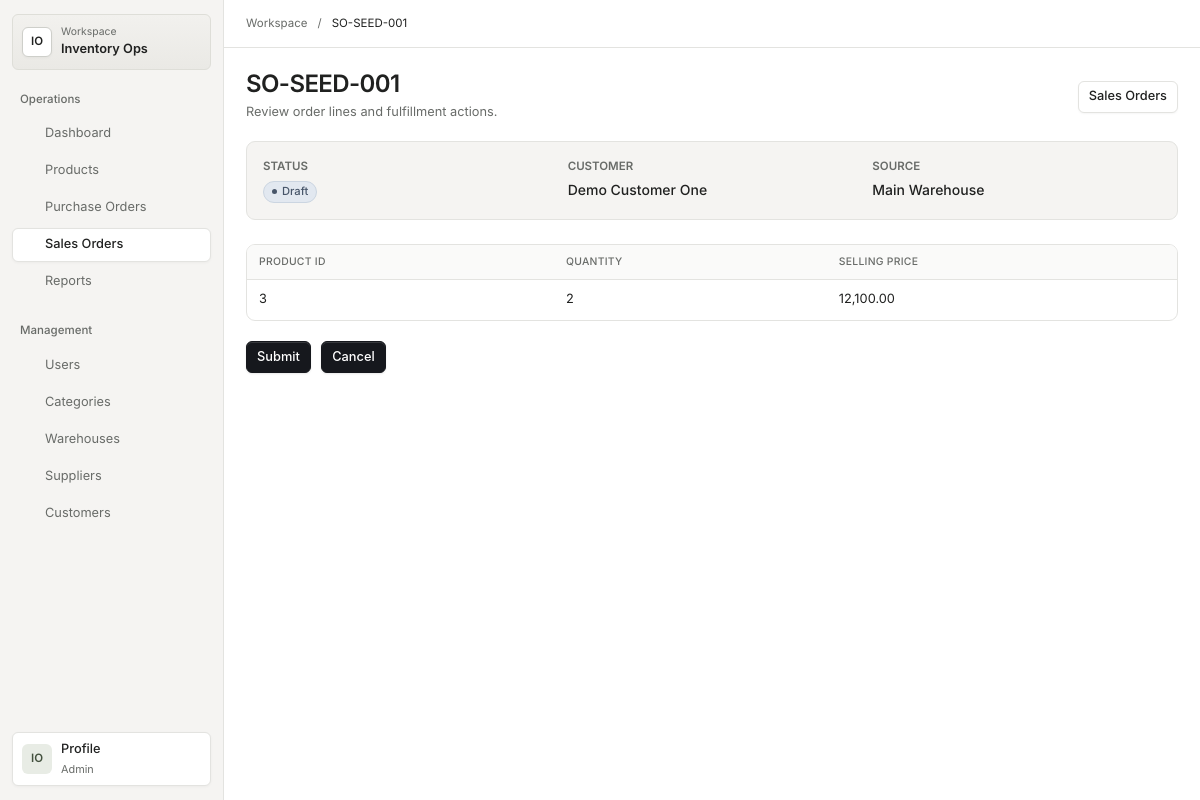
The page /sales-orders/show?id=1 (signed in) on the database its author committed.
### tables this page shows
CREATE TABLE IF NOT EXISTS sales_orders (
    id INT UNSIGNED AUTO_INCREMENT PRIMARY KEY,
    order_number VARCHAR(50) NOT NULL,
    customer_id INT UNSIGNED NOT NULL,
    source_warehouse_id INT UNSIGNED NOT NULL,
    status ENUM('Draft', 'PendingApproval', 'Approved', 'Fulfilled', 'Cancelled') NOT NULL DEFAULT 'Draft',
    order_date DATE NOT NULL,
    created_by INT UNSIGNED NOT NULL,
    approved_by INT UNSIGNED NULL,
    approved_at TIMESTAMP NULL,
    created_at TIMESTAMP NOT NULL DEFAULT CURRENT_TIMESTAMP,
    updated_at TIMESTAMP NOT NULL DEFAULT CURRENT_TIMESTAMP ON UPDATE CURRENT_TIMESTAMP,
    UNIQUE KEY uq_sales_orders_order_number (order_number),
    KEY idx_sales_orders_status_date (status, order_date),
    KEY idx_sales_orders_customer (customer_id),
    KEY idx_sales_orders_warehouse (source_warehouse_id),
    KEY idx_sales_orders_created_by (created_by),
    CONSTRAINT fk_sales_orders_customer FOREIGN KEY (customer_id) REFERENCES customers (id),
    CONSTRAINT fk_sales_orders_warehouse FOREIGN KEY (source_warehouse_id) REFERENCES warehouses (id),
    CONSTRAINT fk_sales_orders_created_by FOREIGN KEY (created_by) REFERENCES users (id),
    CONSTRAINT fk_sales_orders_approved_by FOREIGN KEY (approved_by) REFERENCES users (id)
);

CREATE TABLE IF NOT EXISTS customers (
    id INT UNSIGNED AUTO_INCREMENT PRIMARY KEY,
    name VARCHAR(120) NOT NULL,
    email VARCHAR(190) NOT NULL DEFAULT '',
    phone VARCHAR(40) NOT NULL DEFAULT '',
    address VARCHAR(255) NOT NULL DEFAULT '',
    is_active TINYINT(1) NOT NULL DEFAULT 1,
    created_at TIMESTAMP NOT NULL DEFAULT CURRENT_TIMESTAMP,
    updated_at TIMESTAMP NOT NULL DEFAULT CURRENT_TIMESTAMP ON UPDATE CURRENT_TIMESTAMP,
    UNIQUE KEY uq_customers_name (name),
    KEY idx_customers_active (is_active)
);

CREATE TABLE IF NOT EXISTS warehouses (
    id INT UNSIGNED AUTO_INCREMENT PRIMARY KEY,
    name VARCHAR(120) NOT NULL,
    location VARCHAR(190) NOT NULL DEFAULT '',
    is_active TINYINT(1) NOT NULL DEFAULT 1,
    created_at TIMESTAMP NOT NULL DEFAULT CURRENT_TIMESTAMP,
    updated_at TIMESTAMP NOT NULL DEFAULT CURRENT_TIMESTAMP ON UPDATE CURRENT_TIMESTAMP,
    UNIQUE KEY uq_warehouses_name (name),
    KEY idx_warehouses_active (is_active)
);

CREATE TABLE IF NOT EXISTS sales_order_items (
    id INT UNSIGNED AUTO_INCREMENT PRIMARY KEY,
    sales_order_id INT UNSIGNED NOT NULL,
    product_id INT UNSIGNED NOT NULL,
    quantity INT UNSIGNED NOT NULL,
    selling_price DECIMAL(14,2) NOT NULL DEFAULT 0.00,
    created_at TIMESTAMP NOT NULL DEFAULT CURRENT_TIMESTAMP,
    updated_at TIMESTAMP NOT NULL DEFAULT CURRENT_TIMESTAMP ON UPDATE CURRENT_TIMESTAMP,
    UNIQUE KEY uq_sales_order_items_so_product (sales_order_id, product_id),
    KEY idx_sales_order_items_product (product_id),
    CONSTRAINT fk_sales_order_items_order FOREIGN KEY (sales_order_id) REFERENCES sales_orders (id) ON DELETE CASCADE,
    CONSTRAINT fk_sales_order_items_product FOREIGN KEY (product_id) REFERENCES products (id),
    CONSTRAINT chk_sales_order_items_quantity_positive CHECK (quantity > 0),
    CONSTRAINT chk_sales_order_items_price_non_negative CHECK (selling_price >= 0)
);

### views/sales-orders/show.php (the view, shortened to what the rows shown need)
<!doctype html>
<html lang="en">
<head>
    <link rel="stylesheet" href="/assets/css/app.css">
</head>
<body>
    <?php $workspaceTitle = $order->orderNumber(); require dirname(__DIR__) . '/partials/workspace-start.php'; ?>
    <main class="page" id="main-content">
        <?php
        $detailStatusClass = $order->status() === 'PendingApproval' ? 'pending' : strtolower(str_replace([' ', '_'], '-', $order->status()));
        $detailStatusTone = match ($order->status()) {
            'Approved', 'Fulfilled' => 'status-success',
            'PendingApproval' => 'status-warning',
            'Cancelled' => 'status-danger',
            default => 'status-normal',
        };
        ?>
        <header class="page-header">
            <div><p class="app-title">Sales Order</p><h1><?= htmlspecialchars($order->orderNumber(), ENT_QUOTES, 'UTF-8') ?></h1><p class="page-subtitle">Review order lines and fulfillment actions.</p></div>
        </header>
        <dl class="detail-summary">
            <div><dt>Status</dt><dd><span class="status-badge <?= $detailStatusTone ?> status-<?= htmlspecialchars($detailStatusClass, ENT_QUOTES, 'UTF-8') ?>"><?= htmlspecialchars($order->status(), ENT_QUOTES, 'UTF-8') ?></span></dd></div>
            <div><dt>Customer</dt><dd><?= htmlspecialchars(($customers[$order->customerId()] ?? null)?->name() ?? 'Unknown', ENT_QUOTES, 'UTF-8') ?></dd></div>
            <div><dt>Source</dt><dd><?= htmlspecialchars(($warehouses[$order->sourceWarehouseId()] ?? null)?->name() ?? 'Unknown', ENT_QUOTES, 'UTF-8') ?></dd></div>
        </dl>
        <div class="table-scroll" role="region" aria-label="<?= htmlspecialchars($workspaceTitle . ' table', ENT_QUOTES, 'UTF-8') ?>" tabindex="0">
<table class="detail-table">
            <thead><tr><th scope="col">Product ID</th><th scope="col">Quantity</th><th scope="col">Selling Price</th></tr></thead>
            <tbody>
                <?php foreach ($order->items() as $item): ?>
                    <tr>
                        <td><?= $item->productId() ?></td>
                        <td><?= $item->quantity() ?></td>
                        <td><?= number_format($item->sellingPrice(), 2) ?></td>
                    </tr>
                <?php endforeach; ?>
            </tbody>
        </table>
</div>
    </main>
    <?php require dirname(__DIR__) . '/partials/workspace-end.php'; ?>
</body>
</html>

### views/partials/workspace-start.php (shortened to what the rows shown need)
<div class="app-shell">
    <div class="main-content">
        <div class="workspace-header">
        <nav class="workspace-topbar" aria-label="Breadcrumb"><a href="/dashboard">Workspace</a><span aria-hidden="true">/</span><span aria-current="page"><?= htmlspecialchars($workspaceTitle, ENT_QUOTES, 'UTF-8') ?></span></nav>
        </div>

### rows shown on the page
sales_orders: order_number "SO-SEED-001", status "Draft", customer.name "Demo Customer One", source_warehouse.name "Main Warehouse"
sales_order_items: product "3", quantity "2", selling_price "12,100.00"

### other values the page prints
$workspaceGroup "Operations"
$workspaceLabel "Dashboard"
$workspaceLabel "Products"
$workspaceLabel "Purchase Orders"
$workspaceLabel "Sales Orders"
$workspaceLabel "Reports"
$workspaceGroup "Management"
$workspaceLabel "Users"
$workspaceLabel "Categories"
$workspaceLabel "Warehouses"
$workspaceLabel "Suppliers"
$workspaceLabel "Customers"
